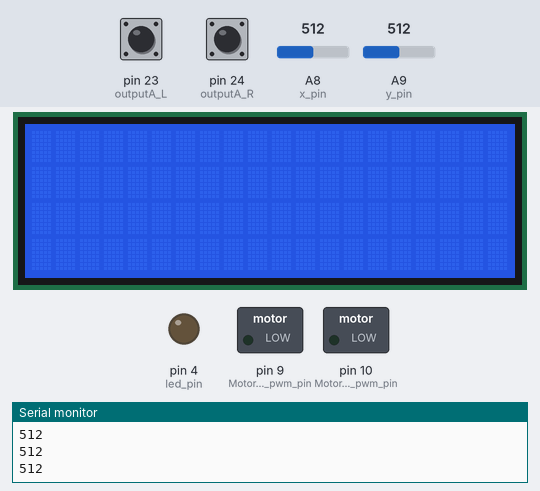
The sketch below on a simulated Arduino Mega 2560, built with avr-gcc and run on an emulated ATmega2560. On the bench: 20×4 character LCD, switched loads named in the sketch (green lamp = pin HIGH), output pins drawn as LEDs (lit = HIGH), the last lines printed to the serial monitor. Inputs (shaded band) come from the test bench; at power-on: A9 (y_pin) = 512, pin 23 (outputA_L) HIGH, pin 24 (outputA_R) HIGH, A8 (x_pin) = 512.

Above: at 1.2 s.
1.3 s: A9 (y_pin) set to 986
2.8 s: A9 (y_pin) set to 1007
At 3.3 s:
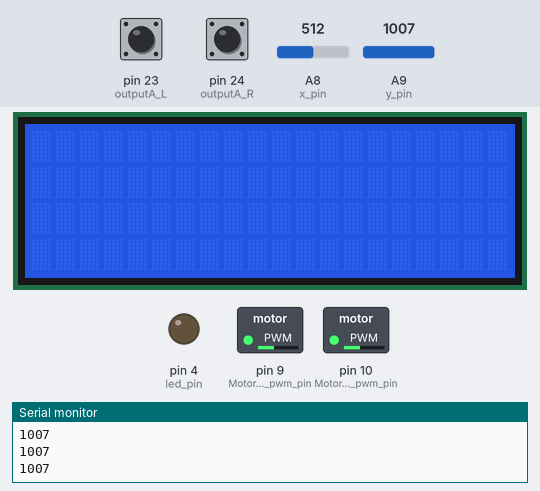
Timing chart, 0 to 5.8 s (numbered marks = the images above; inputs shaded):
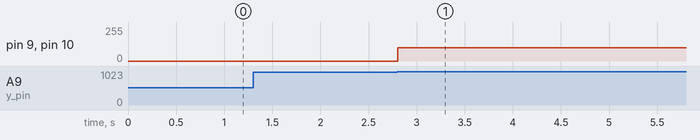

Measured:
- the behaviour switches between 1000 and 1001 on A9 (y_pin) (found by bisection; images 0 and 1)
- after the input at 2.8 s, pin 9 (Motor_L_pwm_pin), pin 10 (Motor_R_pwm_pin): 0/255 → 100/255 at once

The sketch:

ex4_measure_rotation_3cm_22.5.ino
```cpp
//**************************Mario Mene*************************************

/*
    LED:ON/OFF
    MOVE:(-50~0)return/(0~50)forward      //distance unit:cm
    TURN:(-180~0)left/(0~180)right        //angular unit:degree
    SPEED:(0-255)
*/
//===============Including and Initializing the LCD library=========================================
#include <LiquidCrystal.h>
const int rs = 37, en = 36, d4 = 35, d5 = 34, d6 = 33, d7 = 32;
LiquidCrystal lcd(rs, en, d4, d5, d6, d7);

//===============Defined constants========================================
#define Motor_L_dir_pin 7
#define Motor_R_dir_pin 8
#define Motor_L_pwm_pin 9
#define Motor_R_pwm_pin 10
#define led_pin 4

// Rotary Encoder Inputs
//------Right motor
#define outputA_R 24  //CLK to D24
#define outputB_R 2   //DT to D2
//------Left motor
#define outputA_L 23  //CLK to D23
#define outputB_L 3   //DT to D3

#define Motor_forward 0
#define Motor_return 1

//===============Setting constants==============================
const float steps_per_cm = 293 / 30.0;         //distance unit:cm
const float steps_per_degree = 193 / 90.0;  //angular unit:degree

//===============Setting variables==============================
//>>>>>>>>>>>>>>>>>> variables for joystick >>>>>>>>>>>>>>>>
const int x_pin = A8, y_pin = A9;//horizontal/vertical analog pin for the joystick
int run_speed = 100;

int counter_R = 0;  // amount of right encoder pulses
int counter_L = 0;  // amount of left encoder pulses
int currentStateA_R, currentStateA_L, lastStateA_R, lastStateA_L;

void setup() {
  // Set encoder pins as inputs
  pinMode(outputA_R, INPUT);
  pinMode(outputB_R, INPUT);
  pinMode(outputA_L, INPUT);
  pinMode(outputB_L, INPUT);
  pinMode(led_pin, OUTPUT);

  // Read the initial state of outputA
  lastStateA_R = digitalRead(outputA_R);
  lastStateA_L = digitalRead(outputA_L);

  lcd.begin(20, 4);
  // Open serial communications
  Serial.begin(9600);
  while (!Serial) {
    ;  // wait for serial port to connect. Needed for native USB port only
  }
  Serial.println("Write *someCommand:someValue* to the serial monitor.");
}

void TURN(int angular)
{
  int target_counter = abs(steps_per_degree * angular);   // calculate how much steps to go

  if (angular > 0 && counter_L < target_counter) {        // turn right
    digitalWrite(Motor_L_dir_pin, Motor_forward);
    analogWrite(Motor_L_pwm_pin, run_speed);
  }
  else if (angular < 0 && counter_R < target_counter) {  // turn left
    digitalWrite(Motor_R_dir_pin, Motor_forward);
    analogWrite(Motor_R_pwm_pin, run_speed);
  }
  else {                                                 // stop
    analogWrite(Motor_R_pwm_pin, 0);
    analogWrite(Motor_L_pwm_pin, 0);
  }
}
void MOVE(int distance)
{
  int forward_or_return = distance > 0 ? Motor_forward : Motor_return; // decide the direction to go

  if (counter_R < abs(steps_per_cm * distance)) {                     // run the car to correct direction with correct distance
    digitalWrite(Motor_R_dir_pin, forward_or_return);
    digitalWrite(Motor_L_dir_pin, forward_or_return);
    analogWrite(Motor_L_pwm_pin, run_speed);
    analogWrite(Motor_R_pwm_pin, run_speed);
  }
  else {                                                             // stop
    analogWrite(Motor_R_pwm_pin, 0);
    analogWrite(Motor_L_pwm_pin, 0);
  }
}

void loop() {
  Serial.println(analogRead(y_pin));
  if (analogRead(y_pin) > 1000) {
    MOVE(3);
  }
  else if (analogRead(y_pin) < 20)  {
    MOVE(-3);
  }
  else if (analogRead(x_pin) > 1000) {
    TURN(22.5);
  }
  else if (analogRead(x_pin) < 20)
  {
    TURN(-22.5);
  }
  else {
     analogWrite(Motor_R_pwm_pin, 0);
    analogWrite(Motor_L_pwm_pin, 0);
  }
  //===============Updating the encoder steps==========================================================
  counter_update();
}

void counter_update() {
  currentStateA_L = digitalRead(outputA_L);
  if (currentStateA_L != lastStateA_L && currentStateA_L == 1) {
    counter_L++;
  }
  lastStateA_L = currentStateA_L;
  delay(1);

  currentStateA_R = digitalRead(outputA_R);
  if (currentStateA_R != lastStateA_R && currentStateA_R == 1) {
    counter_R++;
  }
  lastStateA_R = currentStateA_R;
  delay(1);
}
```
